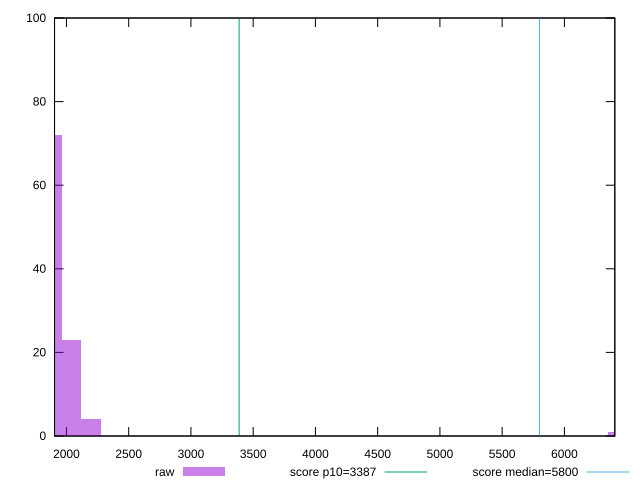

Reproduce this figure in gnuplot.
reset

$raw <<EOF
6431.492619327011 1
2039.253757347589 23
2196.1194309897114 4
1882.3880837054667 72
EOF

set key outside below
set boxwidth 156.86567364212223
set xrange [1904.3046:6405.017323994446]
set yrange [0:100]
set trange [0:100]
set style fill transparent solid 0.5 noborder

set parametric
set terminal svg size 640, 490 enhanced background rgb 'white'
set output "report_00019_2021-02-10T18-14-37.922Z//speed-index/samples/pages+cached+noadtech/raw/histogram.svg"

plot $raw title "raw" with boxes, \
     3387,t title "score p10=3387", \
     5800,t title "score median=5800"

reset
